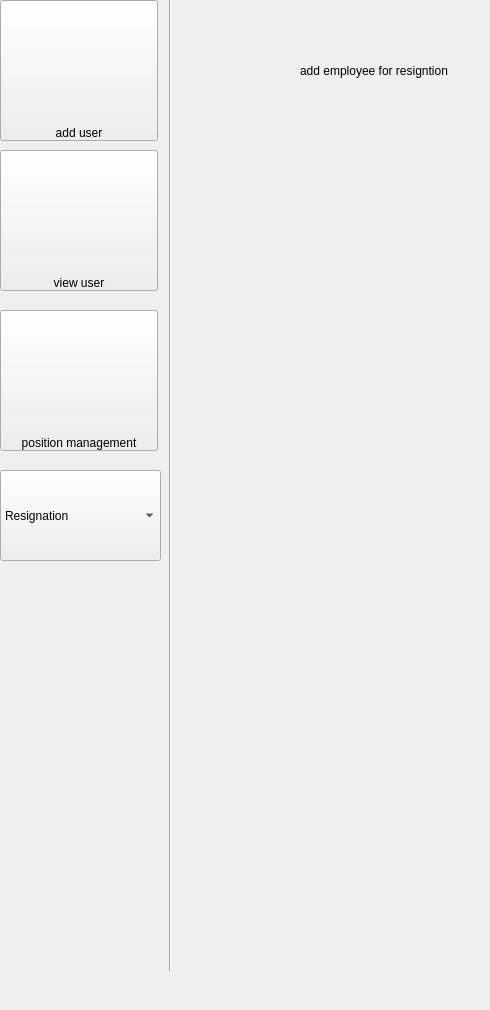
        <widget class="QWidget" name="addEmployeeforResignation">
         <widget class="QPushButton" name="pushButton_17">
          <property name="geometry">
           <rect>
            <x>0</x>
            <y>0</y>
            <width>158</width>
            <height>141</height>
           </rect>
          </property>
          <property name="styleSheet">
           <string notr="true">background:url(:/adu/Assets/iconmonstr-user-8-120.png);
background-repeat:no-repeat;
height:12px;
text-align:bottom;</string>
          </property>
          <property name="text">
           <string>add user</string>
          </property>
         </widget>
         <widget class="Line" name="line_4">
          <property name="geometry">
           <rect>
            <x>160</x>
            <y>-30</y>
            <width>21</width>
            <height>1001</height>
           </rect>
          </property>
          <property name="styleSheet">
           <string notr="true"/>
          </property>
          <property name="orientation">
           <enum>Qt::Vertical</enum>
          </property>
         </widget>
         <widget class="QPushButton" name="pushButton_18">
          <property name="geometry">
           <rect>
            <x>0</x>
            <y>150</y>
            <width>158</width>
            <height>141</height>
           </rect>
          </property>
          <property name="styleSheet">
           <string notr="true">background-image: url(:/list/iconmonstr-list-lined-120.png);
background-repeat:no-repeat;
height:12px;
text-align:bottom;</string>
          </property>
          <property name="text">
           <string>view user</string>
          </property>
         </widget>
         <widget class="QComboBox" name="comboBox_6">
          <property name="geometry">
           <rect>
            <x>0</x>
            <y>470</y>
            <width>161</width>
            <height>91</height>
           </rect>
          </property>
          <property name="styleSheet">
           <string notr="true"/>
          </property>
          <item>
           <property name="text">
            <string>Resignation</string>
           </property>
          </item>
          <item>
           <property name="text">
            <string>Add employee for resignation</string>
           </property>
          </item>
          <item>
           <property name="text">
            <string>Disabing attendance</string>
           </property>
          </item>
          <item>
           <property name="text">
            <string>Reinstating Employee</string>
           </property>
          </item>
         </widget>
         <widget class="QPushButton" name="pushButton_19">
          <property name="geometry">
           <rect>
            <x>0</x>
            <y>310</y>
            <width>158</width>
            <height>141</height>
           </rect>
          </property>
          <property name="styleSheet">
           <string notr="true">background:url(:/pos/iconmonstr-flag-3-120.png);
background-repeat:no-repeat;
height:12px;
text-align:bottom;</string>
          </property>
          <property name="text">
           <string>position management</string>
          </property>
         </widget>
         <widget class="QLabel" name="label_5">
          <property name="geometry">
           <rect>
            <x>300</x>
            <y>50</y>
            <width>181</width>
            <height>41</height>
           </rect>
          </property>
          <property name="text">
           <string>add employee for resigntion</string>
          </property>
         </widget>
        </widget>
